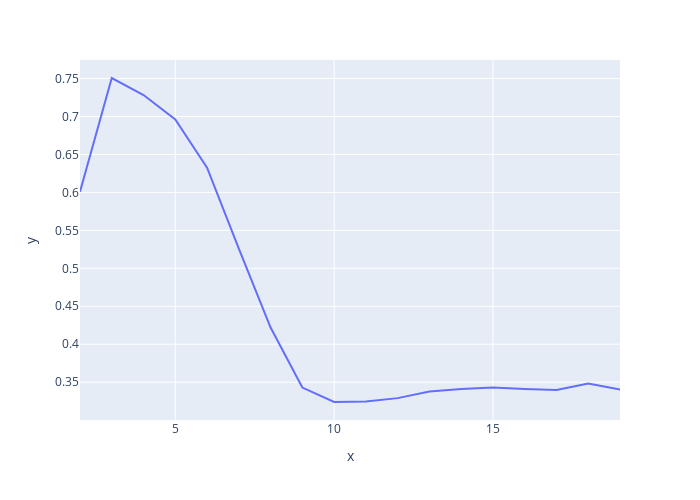

Here is the notebook cell this chart was saved with:
### Code cell
#Diagramme silhouette
fig6 = px.line( x = range (2, len( silhouette )+2), y = silhouette, width = 700, height =  500  )
fig6.show()

### Figure 1 — Plotly figure (JSON) as saved in the notebook; plotly's stock layout.template omitted (floating-point values rounded to 4 significant figures)
{"data": [{"hovertemplate": "x=%{x}<br>y=%{y}<extra></extra>", "legendgroup": "", "line": {"color": "#636efa", "dash": "solid"}, "marker": {"symbol": "circle"}, "mode": "lines", "name": "", "orientation": "v", "showlegend": false, "type": "scatter", "x": [2, 3, 4, 5, 6, 7, 8, 9, 10, 11, 12, 13, 14, 15, 16, 17, 18, 19], "xaxis": "x", "y": [0.601, 0.7507, 0.7282, 0.6961, 0.6326, 0.5258, 0.422, 0.3429, 0.3239, 0.3244, 0.329, 0.3377, 0.3411, 0.343, 0.3411, 0.3396, 0.3484, 0.3403], "yaxis": "y"}], "layout": {"height": 500, "legend": {"tracegroupgap": 0}, "margin": {"t": 60}, "width": 700, "xaxis": {"anchor": "y", "domain": [0, 1], "title": {"text": "x"}}, "yaxis": {"anchor": "x", "domain": [0, 1], "title": {"text": "y"}}}}
